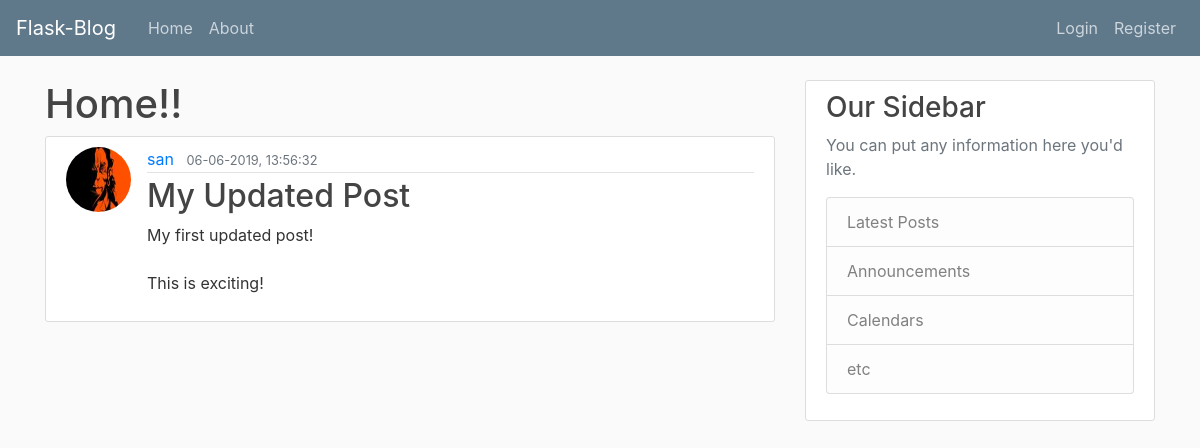
Screenshot of /post/3 with the database file from the repository.
### flaskblog/models.py (models this page shows, shortened)
class User(db.Model, UserMixin):
    id = db.Column(db.Integer, primary_key=True)
    username = db.Column(db.String(20), unique=True, nullable=False)
    email = db.Column(db.String(150), unique=True, nullable=False)
    image_file = db.Column(db.String(20), nullable=False, default='default.jpg')
    password = db.Column(db.String(60), nullable=False)
    posts = db.relationship('Post', backref='author', lazy=True)

class Post(db.Model):
    id = db.Column(db.Integer, primary_key=True)
    title = db.Column(db.String(300), nullable=False)
    date_poster = db.Column(db.DateTime, nullable=False, default=datetime.utcnow)
    content = db.Column(db.Text, nullable=False)
    user_id = db.Column(db.Integer, db.ForeignKey('user.id'), nullable=False)

### flaskblog/routes.py (the view)
@app.route('/post/<int:post_id>')
def post(post_id):
    post = Post.query.get_or_404(post_id)
    return render_template('post.html', title=post.title, post=post)

### flaskblog/templates/post.html (shortened to what this page needs)
{% extends "layout.html" %}
{% block content %}
    <h1>Home!!</h1>
    <article class="media content-section">
        <img class="rounded-circle article-img"
            src="{{ url_for('static', filename='profile_pix/'+ post.author.image_file) }}">
        <div class="media-body">
            <div class="article-metadata">
                <a class="mr-2" href="{{ url_for('posts_by_user', username=post.author.username)}}">{{ post.author.username }}</a>
                <small class="text-muted">{{ post.date_poster.strftime('%d-%m-%Y, %H:%M:%S') }}</small>
            </div>
            <h2 class="article-title">{{ post.title }}</h2>
            <p class="article-content">{{ post.content }}</p>
        </div>
    </article>
{% endblock content %}

### flaskblog/static/main.css (style rules this page uses)
body { background: #fafafa; color: #333333; margin-top: 5rem; }
h1, h2, h3, h4, h5, h6 { color: #444444; }
.content-section { background: #ffffff; padding: 10px 20px; border: 1px solid #dddddd; border-radius: 3px; margin-bottom: 20px; }
.article-title { color: #444444; }
.article-content { white-space: pre-line; }
.article-img { height: 65px; width: 65px; margin-right: 16px; }
.article-metadata { padding-bottom: 1px; margin-bottom: 4px; border-bottom: 1px solid #e3e3e3 }

### rows the page displays
User: image_file (picture), author.username "san"
Post: date_poster "06-06-2019, 13:56:32", title "My Updated Post", content "My first updated post! This is exciting!"
